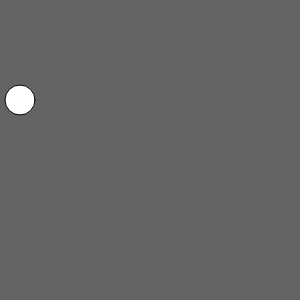
Frame 1 (no input)
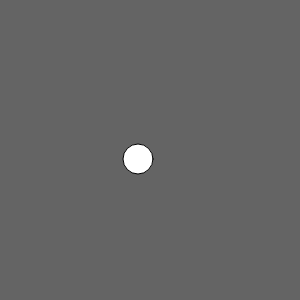
Frame 60 (no input)
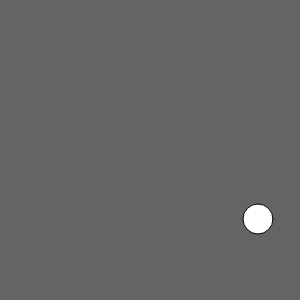
Frame 120 (the mouse pressed at the canvas centre since frame 60)

The p5.js sketch that drew these frames (run headless with seeded random() and noise() and a simulated clock; from frame 60 on, the mouse is pressed at the canvas centre):

// p5.js sketch
// ── sketch.js
var circleX = 20;
var circleY = 100;
var speedX = 2;
var speedY = 1;

function setup() {
  createCanvas(300, 300);
}

function draw() {
  background(100);
  fill(255);
  ellipse (circleX, circleY, 30, 30);

  circleX = circleX + speedX;
  circleY = circleY + speedY;

  if (circleX > width || circleX < 0) {
    speedX = speedX * -1;
  } else if (circleY > height || circleY < 0){
      speedY = speedY * -1;
  }





}
